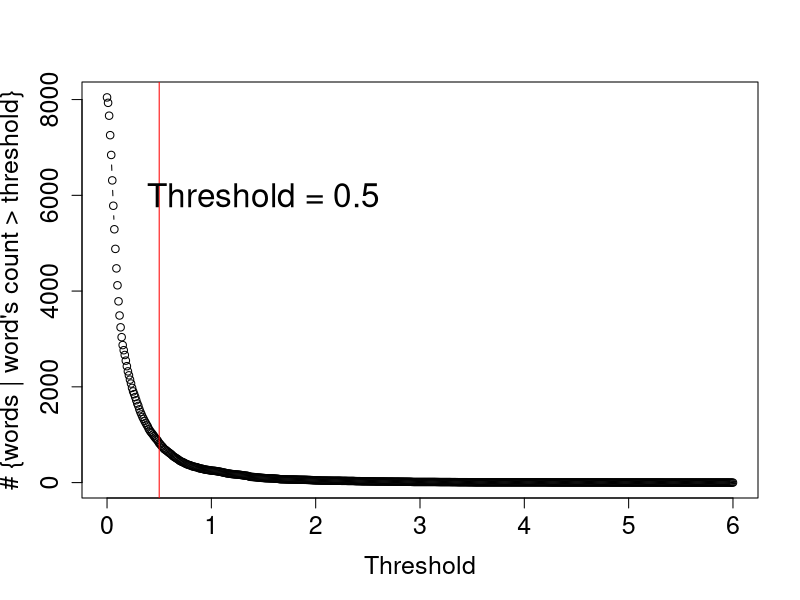

Here is the R script that generated this plot:
dat = read.csv('featrue_variance_value.csv')
a = sort(unique(table(dat$X0)),decreasing = FALSE)

count = NULL
for (i in seq(0,6,by=0.01)){
  count=c(count,sum(dat$X0>i))
}
plot(seq(0,6,by=0.01),count,type='b',cex.axis = 1.5, cex.lab = 1.5,xlab = "Threshold",ylab = "# {words | word's count > threshold}")
abline(v = 0.5,col="red")
text(cex = 2,1.5,6000,"Threshold = 0.5")
